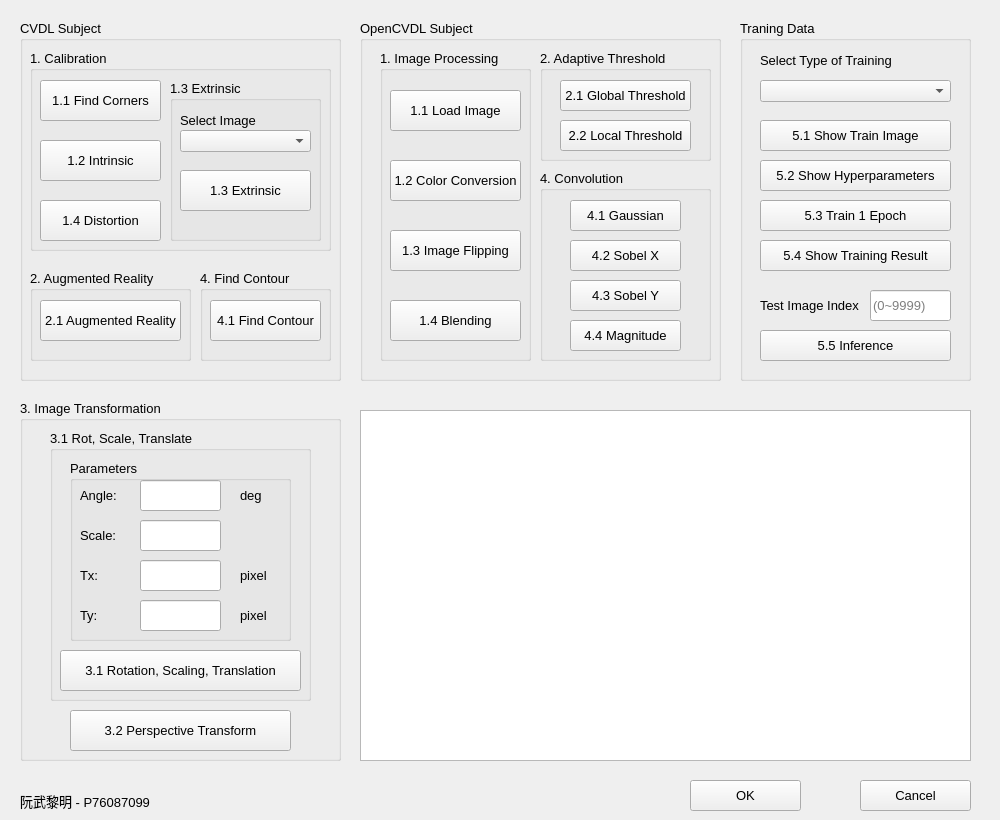
<?xml version="1.0" encoding="UTF-8"?>
<ui version="4.0">
 <class>Opencv_hw1</class>
 <widget class="QWidget" name="Opencv_hw1">
  <property name="windowModality">
   <enum>Qt::NonModal</enum>
  </property>
  <property name="enabled">
   <bool>true</bool>
  </property>
  <property name="geometry">
   <rect>
    <x>0</x>
    <y>0</y>
    <width>1000</width>
    <height>820</height>
   </rect>
  </property>
  <property name="sizePolicy">
   <sizepolicy hsizetype="Minimum" vsizetype="Minimum">
    <horstretch>0</horstretch>
    <verstretch>0</verstretch>
   </sizepolicy>
  </property>
  <property name="minimumSize">
   <size>
    <width>0</width>
    <height>0</height>
   </size>
  </property>
  <property name="maximumSize">
   <size>
    <width>1000</width>
    <height>820</height>
   </size>
  </property>
  <property name="font">
   <font>
    <pointsize>10</pointsize>
   </font>
  </property>
  <property name="cursor">
   <cursorShape>ArrowCursor</cursorShape>
  </property>
  <property name="windowTitle">
   <string>Hw1_2019_阮武黎明_P76087099</string>
  </property>
  <property name="windowIcon">
   <iconset>
    <normaloff>C:/Users/user/.designer/backup/cvHw1.ico</normaloff>C:/Users/user/.designer/backup/cvHw1.ico</iconset>
  </property>
  <property name="statusTip">
   <string notr="true"/>
  </property>
  <property name="accessibleName">
   <string/>
  </property>
  <property name="accessibleDescription">
   <string/>
  </property>
  <property name="autoFillBackground">
   <bool>true</bool>
  </property>
  <property name="locale">
   <locale language="English" country="UnitedStates"/>
  </property>
  <widget class="QGroupBox" name="imgtrans_group">
   <property name="geometry">
    <rect>
     <x>20</x>
     <y>400</y>
     <width>321</width>
     <height>361</height>
    </rect>
   </property>
   <property name="title">
    <string>3. Image Transformation</string>
   </property>
   <widget class="QGroupBox" name="inforpara_group">
    <property name="geometry">
     <rect>
      <x>30</x>
      <y>30</y>
      <width>261</width>
      <height>271</height>
     </rect>
    </property>
    <property name="title">
     <string>3.1 Rot, Scale, Translate</string>
    </property>
    <widget class="QGroupBox" name="parameter_group">
     <property name="geometry">
      <rect>
       <x>20</x>
       <y>30</y>
       <width>221</width>
       <height>181</height>
      </rect>
     </property>
     <property name="title">
      <string>Parameters</string>
     </property>
     <widget class="QLineEdit" name="lineEdit_angle">
      <property name="geometry">
       <rect>
        <x>70</x>
        <y>20</y>
        <width>81</width>
        <height>31</height>
       </rect>
      </property>
     </widget>
     <widget class="QLineEdit" name="lineEdit_scale">
      <property name="geometry">
       <rect>
        <x>70</x>
        <y>60</y>
        <width>81</width>
        <height>31</height>
       </rect>
      </property>
     </widget>
     <widget class="QLineEdit" name="lineEdit_Tx">
      <property name="geometry">
       <rect>
        <x>70</x>
        <y>100</y>
        <width>81</width>
        <height>31</height>
       </rect>
      </property>
     </widget>
     <widget class="QLineEdit" name="lineEdit_Ty">
      <property name="geometry">
       <rect>
        <x>70</x>
        <y>140</y>
        <width>81</width>
        <height>31</height>
       </rect>
      </property>
     </widget>
     <widget class="QLabel" name="label_angle">
      <property name="geometry">
       <rect>
        <x>10</x>
        <y>20</y>
        <width>52</width>
        <height>31</height>
       </rect>
      </property>
      <property name="text">
       <string>Angle:</string>
      </property>
     </widget>
     <widget class="QLabel" name="label_scale">
      <property name="geometry">
       <rect>
        <x>10</x>
        <y>60</y>
        <width>52</width>
        <height>31</height>
       </rect>
      </property>
      <property name="text">
       <string>Scale:</string>
      </property>
     </widget>
     <widget class="QLabel" name="label_ty">
      <property name="geometry">
       <rect>
        <x>10</x>
        <y>140</y>
        <width>52</width>
        <height>31</height>
       </rect>
      </property>
      <property name="text">
       <string>Ty:</string>
      </property>
     </widget>
     <widget class="QLabel" name="label_tx">
      <property name="geometry">
       <rect>
        <x>10</x>
        <y>100</y>
        <width>52</width>
        <height>31</height>
       </rect>
      </property>
      <property name="text">
       <string>Tx:</string>
      </property>
     </widget>
     <widget class="QLabel" name="label_deg">
      <property name="geometry">
       <rect>
        <x>170</x>
        <y>20</y>
        <width>31</width>
        <height>31</height>
       </rect>
      </property>
      <property name="text">
       <string>deg</string>
      </property>
     </widget>
     <widget class="QLabel" name="label_pixel1">
      <property name="geometry">
       <rect>
        <x>170</x>
        <y>100</y>
        <width>31</width>
        <height>31</height>
       </rect>
      </property>
      <property name="text">
       <string>pixel</string>
      </property>
     </widget>
     <widget class="QLabel" name="label_pixel2">
      <property name="geometry">
       <rect>
        <x>170</x>
        <y>140</y>
        <width>31</width>
        <height>31</height>
       </rect>
      </property>
      <property name="text">
       <string>pixel</string>
      </property>
     </widget>
    </widget>
    <widget class="QPushButton" name="btn_roscaltran">
     <property name="geometry">
      <rect>
       <x>10</x>
       <y>220</y>
       <width>241</width>
       <height>41</height>
      </rect>
     </property>
     <property name="text">
      <string>3.1 Rotation, Scaling, Translation</string>
     </property>
    </widget>
   </widget>
   <widget class="QPushButton" name="btn_prespective">
    <property name="geometry">
     <rect>
      <x>50</x>
      <y>310</y>
      <width>221</width>
      <height>41</height>
     </rect>
    </property>
    <property name="text">
     <string>3.2 Perspective Transform</string>
    </property>
   </widget>
  </widget>
  <widget class="QPushButton" name="btn_OK">
   <property name="geometry">
    <rect>
     <x>690</x>
     <y>780</y>
     <width>111</width>
     <height>31</height>
    </rect>
   </property>
   <property name="text">
    <string>OK</string>
   </property>
  </widget>
  <widget class="QPushButton" name="btn_cancel">
   <property name="geometry">
    <rect>
     <x>860</x>
     <y>780</y>
     <width>111</width>
     <height>31</height>
    </rect>
   </property>
   <property name="text">
    <string>Cancel</string>
   </property>
  </widget>
  <widget class="QGroupBox" name="opencv_group">
   <property name="geometry">
    <rect>
     <x>360</x>
     <y>20</y>
     <width>361</width>
     <height>361</height>
    </rect>
   </property>
   <property name="title">
    <string>OpenCVDL Subject</string>
   </property>
   <widget class="QGroupBox" name="imgprocess_group">
    <property name="geometry">
     <rect>
      <x>20</x>
      <y>30</y>
      <width>151</width>
      <height>311</height>
     </rect>
    </property>
    <property name="title">
     <string>1. Image Processing</string>
    </property>
    <widget class="QPushButton" name="btn_loadimg">
     <property name="geometry">
      <rect>
       <x>10</x>
       <y>40</y>
       <width>131</width>
       <height>41</height>
      </rect>
     </property>
     <property name="text">
      <string>1.1 Load Image</string>
     </property>
    </widget>
    <widget class="QPushButton" name="btn_colorcov">
     <property name="geometry">
      <rect>
       <x>10</x>
       <y>110</y>
       <width>131</width>
       <height>41</height>
      </rect>
     </property>
     <property name="text">
      <string>1.2 Color Conversion</string>
     </property>
    </widget>
    <widget class="QPushButton" name="btn_imgflipping">
     <property name="geometry">
      <rect>
       <x>10</x>
       <y>180</y>
       <width>131</width>
       <height>41</height>
      </rect>
     </property>
     <property name="text">
      <string>1.3 Image Flipping</string>
     </property>
    </widget>
    <widget class="QPushButton" name="btn_blending">
     <property name="geometry">
      <rect>
       <x>10</x>
       <y>250</y>
       <width>131</width>
       <height>41</height>
      </rect>
     </property>
     <property name="text">
      <string>1.4 Blending</string>
     </property>
    </widget>
   </widget>
   <widget class="QGroupBox" name="adaptive_group">
    <property name="geometry">
     <rect>
      <x>180</x>
      <y>30</y>
      <width>171</width>
      <height>111</height>
     </rect>
    </property>
    <property name="title">
     <string>2. Adaptive Threshold</string>
    </property>
    <widget class="QPushButton" name="btn_globthreshold">
     <property name="geometry">
      <rect>
       <x>20</x>
       <y>30</y>
       <width>131</width>
       <height>31</height>
      </rect>
     </property>
     <property name="text">
      <string>2.1 Global Threshold</string>
     </property>
    </widget>
    <widget class="QPushButton" name="btn_localthreshold">
     <property name="geometry">
      <rect>
       <x>20</x>
       <y>70</y>
       <width>131</width>
       <height>31</height>
      </rect>
     </property>
     <property name="font">
      <font>
       <pointsize>10</pointsize>
       <weight>50</weight>
       <bold>false</bold>
       <kerning>true</kerning>
      </font>
     </property>
     <property name="text">
      <string>2.2 Local Threshold</string>
     </property>
    </widget>
   </widget>
   <widget class="QGroupBox" name="convolution_group">
    <property name="geometry">
     <rect>
      <x>180</x>
      <y>150</y>
      <width>171</width>
      <height>191</height>
     </rect>
    </property>
    <property name="title">
     <string>4. Convolution</string>
    </property>
    <widget class="QPushButton" name="btn_gaussian">
     <property name="geometry">
      <rect>
       <x>30</x>
       <y>30</y>
       <width>111</width>
       <height>31</height>
      </rect>
     </property>
     <property name="text">
      <string>4.1 Gaussian</string>
     </property>
    </widget>
    <widget class="QPushButton" name="btn_sobelX">
     <property name="geometry">
      <rect>
       <x>30</x>
       <y>70</y>
       <width>111</width>
       <height>31</height>
      </rect>
     </property>
     <property name="text">
      <string>4.2 Sobel X</string>
     </property>
    </widget>
    <widget class="QPushButton" name="btn_sobelY">
     <property name="geometry">
      <rect>
       <x>30</x>
       <y>110</y>
       <width>111</width>
       <height>31</height>
      </rect>
     </property>
     <property name="text">
      <string>4.3 Sobel Y</string>
     </property>
    </widget>
    <widget class="QPushButton" name="btn_magnitude">
     <property name="geometry">
      <rect>
       <x>30</x>
       <y>150</y>
       <width>111</width>
       <height>31</height>
      </rect>
     </property>
     <property name="text">
      <string>4.4 Magnitude</string>
     </property>
    </widget>
   </widget>
  </widget>
  <widget class="QGroupBox" name="cvdl_group">
   <property name="geometry">
    <rect>
     <x>20</x>
     <y>20</y>
     <width>321</width>
     <height>361</height>
    </rect>
   </property>
   <property name="font">
    <font>
     <pointsize>10</pointsize>
    </font>
   </property>
   <property name="styleSheet">
    <string notr="true"/>
   </property>
   <property name="title">
    <string>CVDL Subject</string>
   </property>
   <widget class="QGroupBox" name="Calibration_group">
    <property name="geometry">
     <rect>
      <x>10</x>
      <y>30</y>
      <width>301</width>
      <height>201</height>
     </rect>
    </property>
    <property name="title">
     <string>1. Calibration</string>
    </property>
    <widget class="QPushButton" name="btn_findcorners">
     <property name="geometry">
      <rect>
       <x>10</x>
       <y>30</y>
       <width>121</width>
       <height>41</height>
      </rect>
     </property>
     <property name="text">
      <string>1.1 Find Corners</string>
     </property>
    </widget>
    <widget class="QPushButton" name="btn_intrinsic">
     <property name="geometry">
      <rect>
       <x>10</x>
       <y>90</y>
       <width>121</width>
       <height>41</height>
      </rect>
     </property>
     <property name="text">
      <string>1.2 Intrinsic</string>
     </property>
    </widget>
    <widget class="QPushButton" name="btn_distortion">
     <property name="geometry">
      <rect>
       <x>10</x>
       <y>150</y>
       <width>121</width>
       <height>41</height>
      </rect>
     </property>
     <property name="text">
      <string>1.4 Distortion</string>
     </property>
    </widget>
    <widget class="QGroupBox" name="Extrinsic_group">
     <property name="enabled">
      <bool>true</bool>
     </property>
     <property name="geometry">
      <rect>
       <x>140</x>
       <y>30</y>
       <width>151</width>
       <height>161</height>
      </rect>
     </property>
     <property name="title">
      <string>1.3 Extrinsic</string>
     </property>
     <widget class="QLabel" name="label_selectimage">
      <property name="geometry">
       <rect>
        <x>10</x>
        <y>30</y>
        <width>101</width>
        <height>20</height>
       </rect>
      </property>
      <property name="text">
       <string>Select Image</string>
      </property>
     </widget>
     <widget class="QComboBox" name="cbb_selectimage">
      <property name="enabled">
       <bool>true</bool>
      </property>
      <property name="geometry">
       <rect>
        <x>10</x>
        <y>50</y>
        <width>131</width>
        <height>22</height>
       </rect>
      </property>
      <property name="editable">
       <bool>false</bool>
      </property>
      <property name="currentText">
       <string/>
      </property>
      <property name="currentIndex">
       <number>-1</number>
      </property>
     </widget>
     <widget class="QPushButton" name="btn_extrinsic">
      <property name="geometry">
       <rect>
        <x>10</x>
        <y>90</y>
        <width>131</width>
        <height>41</height>
       </rect>
      </property>
      <property name="text">
       <string>1.3 Extrinsic</string>
      </property>
     </widget>
    </widget>
   </widget>
   <widget class="QGroupBox" name="Augmented_group">
    <property name="geometry">
     <rect>
      <x>10</x>
      <y>250</y>
      <width>161</width>
      <height>91</height>
     </rect>
    </property>
    <property name="title">
     <string>2. Augmented Reality</string>
    </property>
    <widget class="QPushButton" name="btn_augmented">
     <property name="geometry">
      <rect>
       <x>10</x>
       <y>30</y>
       <width>141</width>
       <height>41</height>
      </rect>
     </property>
     <property name="text">
      <string>2.1 Augmented Reality</string>
     </property>
    </widget>
   </widget>
   <widget class="QGroupBox" name="findcontour_group">
    <property name="geometry">
     <rect>
      <x>180</x>
      <y>250</y>
      <width>131</width>
      <height>91</height>
     </rect>
    </property>
    <property name="title">
     <string>4. Find Contour</string>
    </property>
    <widget class="QPushButton" name="btn_findcontour">
     <property name="geometry">
      <rect>
       <x>10</x>
       <y>30</y>
       <width>111</width>
       <height>41</height>
      </rect>
     </property>
     <property name="text">
      <string>4.1 Find Contour</string>
     </property>
    </widget>
   </widget>
  </widget>
  <widget class="QLabel" name="label_footer">
   <property name="geometry">
    <rect>
     <x>20</x>
     <y>790</y>
     <width>261</width>
     <height>21</height>
    </rect>
   </property>
   <property name="text">
    <string>阮武黎明 - P76087099</string>
   </property>
  </widget>
  <widget class="QTextBrowser" name="text_showvalue">
   <property name="geometry">
    <rect>
     <x>360</x>
     <y>410</y>
     <width>611</width>
     <height>351</height>
    </rect>
   </property>
   <property name="font">
    <font>
     <family>MS Serif</family>
     <pointsize>10</pointsize>
     <weight>75</weight>
     <bold>true</bold>
    </font>
   </property>
  </widget>
  <widget class="QGroupBox" name="trainingdata_group">
   <property name="geometry">
    <rect>
     <x>740</x>
     <y>20</y>
     <width>231</width>
     <height>361</height>
    </rect>
   </property>
   <property name="toolTipDuration">
    <number>-1</number>
   </property>
   <property name="title">
    <string>Traning Data</string>
   </property>
   <widget class="QComboBox" name="cbb_selecttrain">
    <property name="enabled">
     <bool>true</bool>
    </property>
    <property name="geometry">
     <rect>
      <x>20</x>
      <y>60</y>
      <width>191</width>
      <height>22</height>
     </rect>
    </property>
    <property name="tabletTracking">
     <bool>false</bool>
    </property>
    <property name="toolTipDuration">
     <number>-1</number>
    </property>
    <property name="statusTip">
     <string/>
    </property>
    <property name="editable">
     <bool>false</bool>
    </property>
    <property name="currentText">
     <string notr="true"/>
    </property>
    <property name="currentIndex">
     <number>-1</number>
    </property>
    <property name="minimumContentsLength">
     <number>0</number>
    </property>
    <property name="duplicatesEnabled">
     <bool>false</bool>
    </property>
    <property name="frame">
     <bool>true</bool>
    </property>
    <property name="modelColumn">
     <number>0</number>
    </property>
   </widget>
   <widget class="QLabel" name="label_selectitrain">
    <property name="geometry">
     <rect>
      <x>20</x>
      <y>30</y>
      <width>141</width>
      <height>20</height>
     </rect>
    </property>
    <property name="text">
     <string>Select Type of Training</string>
    </property>
   </widget>
   <widget class="QPushButton" name="btn_showimgtrain">
    <property name="geometry">
     <rect>
      <x>20</x>
      <y>100</y>
      <width>191</width>
      <height>31</height>
     </rect>
    </property>
    <property name="text">
     <string>5.1 Show Train Image</string>
    </property>
   </widget>
   <widget class="QPushButton" name="btn_showhyper">
    <property name="geometry">
     <rect>
      <x>20</x>
      <y>140</y>
      <width>191</width>
      <height>31</height>
     </rect>
    </property>
    <property name="text">
     <string>5.2 Show Hyperparameters</string>
    </property>
   </widget>
   <widget class="QPushButton" name="btn_trainepoch">
    <property name="geometry">
     <rect>
      <x>20</x>
      <y>180</y>
      <width>191</width>
      <height>31</height>
     </rect>
    </property>
    <property name="text">
     <string>5.3 Train 1 Epoch</string>
    </property>
   </widget>
   <widget class="QPushButton" name="btn_showresulttrain">
    <property name="geometry">
     <rect>
      <x>20</x>
      <y>220</y>
      <width>191</width>
      <height>31</height>
     </rect>
    </property>
    <property name="text">
     <string>5.4 Show Training Result</string>
    </property>
   </widget>
   <widget class="QPushButton" name="btn_inferencetrain">
    <property name="geometry">
     <rect>
      <x>20</x>
      <y>310</y>
      <width>191</width>
      <height>31</height>
     </rect>
    </property>
    <property name="text">
     <string>5.5 Inference</string>
    </property>
   </widget>
   <widget class="QLineEdit" name="lineEdit_testimg">
    <property name="geometry">
     <rect>
      <x>130</x>
      <y>270</y>
      <width>81</width>
      <height>31</height>
     </rect>
    </property>
    <property name="text">
     <string notr="true"/>
    </property>
    <property name="placeholderText">
     <string>(0~9999)</string>
    </property>
   </widget>
   <widget class="QLabel" name="label_testimg">
    <property name="geometry">
     <rect>
      <x>20</x>
      <y>270</y>
      <width>101</width>
      <height>31</height>
     </rect>
    </property>
    <property name="text">
     <string>Test Image Index</string>
    </property>
   </widget>
  </widget>
 </widget>
 <resources/>
 <connections/>
</ui>
